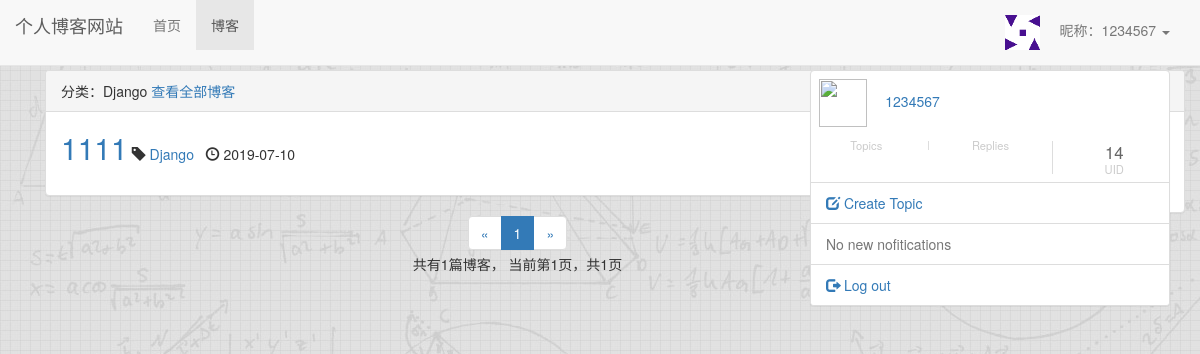
The page /blog/type/1 (signed in) on the database its author committed.
### user/models.py (models this page shows, shortened)
class Profile(models.Model):
    user = models.OneToOneField(User, on_delete=models.CASCADE, verbose_name='昵称')
    nickname = models.CharField(max_length=20)
    avatar = models.ImageField(upload_to='avatar',blank=True)

### blog/models.py (models this page shows, shortened)
class BlogType(models.Model):
    type_name = models.CharField(max_length=15)
    def __str__(self):
        return self.type_name

class Blog(models.Model, ReadNumExpandMethod):
    title = models.CharField(max_length=50)
    blog_type = models.ForeignKey(BlogType, on_delete=models.CASCADE)
    content = ''
    author = models.ForeignKey(User, on_delete=models.CASCADE)
    read_details = GenericRelation(ReadDetail)
    created_time = models.DateTimeField(auto_now_add=True)
    last_updated_time = models.DateTimeField(auto_now=True)
    class Meta:
        ordering = ['-created_time']

### blog/views.py (the view)
# urls.py: path('type/<int:blog_type_pk>', views.blogs_with_type, name="blogs_with_type"),
def blogs_with_type(request, blog_type_pk):
    blog_type = get_object_or_404(BlogType, pk=blog_type_pk)
    blogs_all_list = Blog.objects.filter(blog_type=blog_type)
    context = get_blog_list_common_data(request, blogs_all_list)
    context['blog_type'] = blog_type
    return render(request, 'blog/blogs_with_type.html', context)

### user/context_processors.py (called while the page is built)
def login_modal_form(request):
    return {'login_modal_form': LoginForm()}

### user/models.py (called while the page is built)
def get_nickname(self):
    if Profile.objects.filter(user=self).exists():
        profile = Profile.objects.get(user=self)
        return profile.nickname
    else:
        return ''

def has_nickname(self):
    return Profile.objects.filter(user=self).exists()

### blog/templates/blog/blogs_with_type.html (shortened to what this page needs)
{% extends 'blog/blog_list.html' %}
{% block blog_list_title %}
    分类：{{ blog_type.type_name }}
    <a href="{% url 'blog_list' %}">查看全部博客</a>
{% endblock %}

### blog/templates/blog/blog_list.html (shortened to what this page needs)
{% extends 'base.html' %}
{% block nav_blog_active %}active{% endblock %}
{% load staticfiles %}
{% load comment_tags %}
{% load likes_tags %}
{% block header_extends %}
    <link rel="stylesheet" href="{% static 'blog/blog.css' %}">
{% endblock %}
{% block content %}
    <div class="container">
        <div class="row">
            <div class="col-xs-12 col-sm-8 col-md-9 col-lg-10">
                <div class="panel panel-default">
                    <div class="panel-heading">{% block blog_list_title %}博客列表{% endblock %}</div>
                    <div class="panel-body">
                        {% for blog in blogs %}
                            <div class="blog">
                                <p class="blog-info">
                                    <span><a href="{% url 'blog_detail' blog.pk %}" style="font-size:30px;">{{ blog.title }}</a></span>
                                    <span class="glyphicon glyphicon-tag"></span> <a href="{% url 'blogs_with_type' blog.blog_type.pk %}">{{ blog.blog_type }}</a>&nbsp;&nbsp;
                                    <span class="glyphicon glyphicon-time"></span> {{ blog.created_time|date:"Y-m-d" }}&nbsp;&nbsp;
                                </p>
                            </div>
                        {% empty %}
                            <div class="blog">
                                <h3>暂无博客，敬请期待</h3>
                            </div>
                        {% endfor %}
                    </div>
                </div>
                <div class="paginator">
                    <ul class="pagination">
                        <li>
                            {% if page_of_blogs.has_previous %}
                                <a href="?page={{ page_of_blogs.previous_page_number }}" aria-label="Previous">
                                    <span aria-hidden="true">&laquo;</span>
                                </a>
                            {% else %}
                                <span aria-hidden="true">&laquo;</span>
                            {% endif %}
                        </li>
                        {% for page_num in page_range %}
                            {% if page_num == page_of_blogs.number %}
                                <li class="active"><span>{{ page_num }}</span></li>
                            {% else %}
                                {% if page_num == '...' %}
                                    <li><span>{{ page_num }}</span></li>
                                {% else %}
                                    <li><a href="?page={{ page_num }}">{{ page_num }}</a></li>
                                {% endif %}
                            {% endif %}
                        {% endfor %}
                        <li>
                            {% if page_of_blogs.has_next %}
                                <a href="?page={{ page_of_blogs.next_page_number }}" aria-label="Next">
                                    <span aria-hidden="true">&raquo;</span>
                                </a>
                            {% else %}
                                <span aria-hidden="true">&raquo;</span>
                            {% endif %}
                        </li>
                    </ul>
                    <p>
                        共有{{ page_of_blogs.paginator.count }}篇博客，
                        当前第{{ page_of_blogs.number }}页，共{{ page_of_blogs.paginator.num_pages }}页
                    </p>
                </div>
            </div>
            <div class="hidden-xs col-sm-4 col-md-3 col-lg-2">
                <div class="panel panel-default">
                    <div class="panel-heading">博客分类</div>
                    <div class="panel-body">
                        <ul class="blog-types">
                            {% for blog_type in blog_types %}
                                <li>
                                    <a href="{% url 'blogs_with_type' blog_type.pk %}">
                                    </a>
                                </li>
                            {% empty %}
                                <li>暂无分类</li>
                            {% endfor %}
                        </ul>
                    </div>
                </div>
            </div>
        </div>
    </div>
{% endblock %}

### templates/base.html (shortened to what this page needs)
{% load staticfiles %}
<!DOCTYPE html>
<html lang="zh-CN">
<head>
    <link rel="stylesheet" href="{% static 'base.css' %}">
    <link rel="stylesheet" href="{% static 'bootstrap-3.3.7/css/bootstrap.min.css' %}">
    <link rel="stylesheet" href="https://maxcdn.bootstrapcdn.com/bootstrap/3.3.6/css/bootstrap.css">
    <link rel="stylesheet" href="{% static 'main.css' %}"/>
    {% block header_extends %}{% endblock %}
</head>
<body style="background: url('/static/image/bg.jpg');">
    <div class="navbar navbar-default navbar-fixed-top" role="navigation">
        <div class="container-fluid">
            <div class="navbar-header">
                <a class="navbar-brand" href="{% url 'home' %}">个人博客网站</a>
            </div>
            <div id="navbar-collapse" class="collapse navbar-collapse">
                <ul class="nav navbar-nav">
                    <li class="{% block nav_home_active %}{% endblock %}">
                        <a href="{% url 'home' %}">首页</a>
                    </li>
                    <li class="{% block nav_blog_active %}{% endblock %}">
                        <a href="{% url 'blog_list' %}">博客</a>
                    </li>
                </ul>
                <ul class="nav navbar-nav navbar-right">
                    {% if not user.is_authenticated %}
                        <li>
                            <a href="{% url 'login' %}?from={{ request.get_full_path }}">登录</a>
                        </li>
                        <li>
                            <a href="{% url 'register' %}?from={{ request.get_full_path }}">注册</a>
                        </li>
                    {% else %}
                        <li class="dropdown">
                            <a href="#" class="dropdown-toggle" data-toggle="dropdown" role="button">
                                {% if user.has_nickname %}
                                    <img style="width: 35px;height: 35px;" src="/{{ user.profile.avatar }}" alt=""/> &nbsp  &nbsp 昵称：{{ user.get_nickname }}
                                {% else %}
                                    {{ user.username }}
                                {% endif %}
                                <span class="caret"></span>
                            </a>
                        </li>
                    {% endif %}
                </ul>
            </div>
        </div>
    </div>
<div id="main" class="container">
    <div class="row">
        <div class="col-lg-8">
            {% block content %}{% endblock %}
        </div>
        <div class="col-lg-4">
            {% if request.user.is_authenticated %}
                {% include 'widgets/authenticated_user_panel.html' %}
            {% else %}
                {% include 'widgets/authenticated_user_panel.html' %}
            {% endif %}
        </div>
    </div>
</div>
</body>
</html>

### blog/templates/widgets/authenticated_user_panel.html (shortened to what this page needs)
{% load i18n %}
<div class="panel panel-default">
    <div class="panel-body user-panel">
        <div class="panel-user-info">
            <div class="avatar-name">
                <a href="#">
                    <img class="panel-avatar user-avatar" src="#" alt=""/>
                </a>
                <span class="panel-username"><a href="#">{{ request.user.username }}</a></span>
            </div>
            <div class="row panel-user-meta">
                <div class="col-xs-4 panel-user-meta-item">
                    <a href="#">
                        <div class="text-center">
                            <p class="panel-user-meta-item-title">Topics</p>
                        </div>
                    </a>
                </div>
                <div class="col-xs-4 panel-user-meta-item">
                    <a href="#">
                        <div class="text-center">
                            <p class="panel-user-meta-item-title">Replies</p>
                        </div>
                    </a>
                </div>
                <div class="col-xs-4 panel-user-meta-item">
                    <a href="#">
                        <div class="text-center">
                            <p class="panel-user-meta-item-value">{{ request.user.pk }}</p>
                            <p class="panel-user-meta-item-title">UID</p>
                        </div>
                    </a>
                </div>
            </div>
        </div>
    </div>
    <ul class="list-group">
        <li class="list-group-item">
            <a href="#">
                <span class="glyphicon glyphicon-edit" aria-hidden="true"></span>
                {% trans 'Create Topic' %}
            </a>
        </li>
        <li class="list-group-item">
            <a class="text-success" href="#">
                {% if unread_count %}
                    <span class="glyphicon glyphicon-gift" aria-hidden="true"></span>
                    {% blocktrans count unread_count=unread_count %}
                        {{ unread_count }} new notification
                        {% plural %}
                        {{ unread_count }} new notifications
                    {% endblocktrans %}
                {% else %}
                    <span class="text-muted">{% trans 'No new nofitications' %}</span>
                {% endif %}
            </a>
        </li>
        <li class="list-group-item">
            <a href="#">
                <span class="glyphicon glyphicon-log-out" aria-hidden="true"></span>
                {% trans "Log out" %}
            </a>
        </li>
    </ul>
</div>

### static/base.css (style rules this page uses)
* { margin: 0; padding: 0; }
body { margin-top: 70px!important; }
ul { list-style-type: none!important; }
ul.navbar-right { margin-right: 0; }

### static/main.css (style rules this page uses)
.pagination { margin: 0; padding: 0; border: none; }
img.user-avatar { width: 48px; height: 48px; }
.panel-username { margin-left: 1em; }
.panel-user-meta { margin-top: 1em; }
.panel-user-meta p { margin: 0; }
.panel-user-meta-item+.panel-user-meta-item { border-left: solid 1px #ddd; }
.panel-user-meta-item-value { color: #666; font-size: 1.2em; line-height: 1.4em; }
.panel-user-meta-item-title { color: #ccc; line-height: 0.8em; font-size: 0.8em; }
.user-panel { padding: 0.6em; }

### blog/static/blog/blog.css (style rules this page uses)
ul.blog-types { list-style-type: none; }
div.blog p.blog-info { margin-bottom: 0; }
div.paginator { text-align: center; }

### rows shown on the page
BlogType: type_name "Django"
Blog: title "1111", blog_type "Django", created_time "2019-07-10"

### other values the page prints
{{ user.get_nickname }} "1234567"
{{ page_num }} "1"
{{ page_of_blogs.paginator.count }} "1"
{{ page_of_blogs.number }} "1"
{{ page_of_blogs.paginator.num_pages }} "1"
{{ request.user.username }} "1234567"
{{ request.user.pk }} "14"
